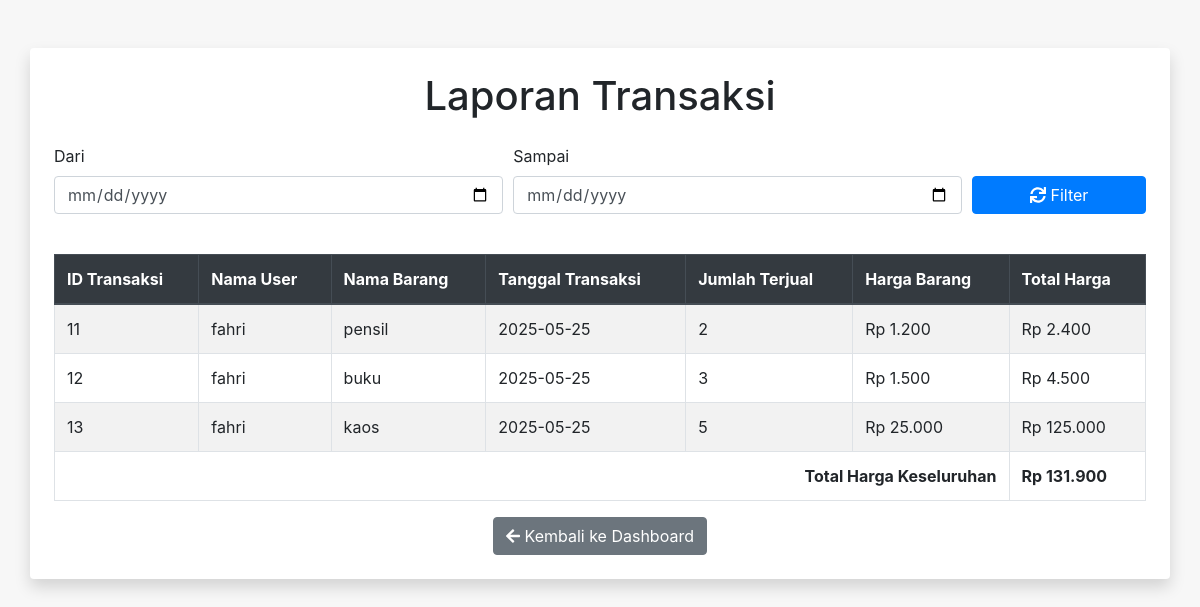
The app's page /laporan.php (signed in) with its own data.
### tables this page shows
CREATE TABLE `transaksi` (
  `id_transaksi` int(11) NOT NULL,
  `tgl_transaksi` date DEFAULT NULL,
  `jlh_terjual` int(11) DEFAULT NULL,
  `id_barang` int(11) DEFAULT NULL,
  `id_users` int(11) DEFAULT NULL
);

CREATE TABLE `users` (
  `id_users` int(11) NOT NULL,
  `username` varchar(50) NOT NULL,
  `password` varchar(255) NOT NULL,
  `nama_lengkap` varchar(100) DEFAULT NULL,
  `jenis_kelamin` enum('Laki - Laki','Perempuan','','') NOT NULL,
  `jabatan` varchar(50) DEFAULT NULL
);

CREATE TABLE `barang` (
  `id_barang` int(11) NOT NULL,
  `nama_barang` varchar(100) DEFAULT NULL,
  `harga_barang` int(11) DEFAULT NULL,
  `stok` int(11) DEFAULT NULL,
  `id_users` int(11) DEFAULT NULL
);

### laporan.php (the view, shortened to what this page needs)
<?php
include 'db.php';
$filter = '';
$tanggal_awal = '';
$tanggal_akhir = '';
$sql = "SELECT transaksi.id_transaksi, users.nama_lengkap, barang.nama_barang, transaksi.tgl_transaksi, transaksi.jlh_terjual, barang.harga_barang
        FROM transaksi
        JOIN users ON transaksi.id_users = users.id_users
        JOIN barang ON transaksi.id_barang = barang.id_barang
        $filter
        ORDER BY transaksi.tgl_transaksi ASC";
$result = $conn->query($sql);
?>
<!DOCTYPE html>
<html>
<head>
    <link rel="stylesheet" href="https://stackpath.bootstrapcdn.com/bootstrap/4.3.1/css/bootstrap.min.css">
</head>
<body style="background:#f7f7f7;">
<div class="container mt-5 bg-white p-4 rounded shadow">
    <h1 class="text-center mb-4">Laporan Transaksi</h1>
    <form method="POST" class="mb-4">
        <div class="form-row">
            <div class="form-group col-md-5">
                <label for="tanggal_awal">Dari</label>
                <input type="date" class="form-control" id="tanggal_awal" name="tanggal_awal" required
                       value="<?= htmlspecialchars($tanggal_awal) ?>">
            </div>
            <div class="form-group col-md-5">
                <label for="tanggal_akhir">Sampai</label>
                <input type="date" class="form-control" id="tanggal_akhir" name="tanggal_akhir" required
                       value="<?= htmlspecialchars($tanggal_akhir) ?>">
            </div>
            <div class="form-group col-md-2 align-self-end">
                <button type="submit" name="submit" class="btn btn-primary btn-block"><i class="fas fa-sync"></i> Filter</button>
            </div>
        </div>
    </form>
    <table class="table table-bordered table-striped">
        <thead class="thead-dark">
        <tr>
            <th>ID Transaksi</th>
            <th>Nama User</th>
            <th>Nama Barang</th>
            <th>Tanggal Transaksi</th>
            <th>Jumlah Terjual</th>
            <th>Harga Barang</th>
            <th>Total Harga</th>
        </tr>
        </thead>
        <tbody>
        <?php
        $totalKeseluruhan = 0;
        if ($result && $result->num_rows > 0):
            while ($row = $result->fetch_assoc()):
                $totalHarga = $row['harga_barang'] * $row['jlh_terjual'];
                $totalKeseluruhan += $totalHarga;
        ?>
            <tr>
                <td><?= $row['id_transaksi'] ?></td>
                <td><?= htmlspecialchars($row['nama_lengkap']) ?></td>
                <td><?= htmlspecialchars($row['nama_barang']) ?></td>
                <td><?= $row['tgl_transaksi'] ?></td>
                <td><?= $row['jlh_terjual'] ?></td>
                <td>Rp <?= number_format($row['harga_barang'], 0, ',', '.') ?></td>
                <td>Rp <?= number_format($totalHarga, 0, ',', '.') ?></td>
            </tr>
        <?php
            endwhile;
        else: ?>
            <tr><td colspan="7" class="text-center">Tidak ada data transaksi.</td></tr>
        <?php endif; ?>
        </tbody>
        <tfoot>
            <tr>
                <th colspan="6" class="text-right">Total Harga Keseluruhan</th>
                <th>Rp <?= number_format($totalKeseluruhan, 0, ',', '.') ?></th>
            </tr>
        </tfoot>
    </table>
    <div class="text-center mt-3">
        <a href="dashboard.php" class="btn btn-secondary"><i class="fas fa-arrow-left"></i> Kembali ke Dashboard</a>
    </div>
</div>
</body>
</html>

### records on screen
transaksi: id_transaksi "11", id_users.nama_lengkap "fahri", id_barang.nama_barang "pensil", tgl_transaksi "2025-05-25", jlh_terjual "2", id_barang.harga_barang "1.200", totalHarga "2.400"
transaksi: id_transaksi "12", id_users.nama_lengkap "fahri", id_barang.nama_barang "buku", tgl_transaksi "2025-05-25", jlh_terjual "3", id_barang.harga_barang "1.500", totalHarga "4.500"
transaksi: id_transaksi "13", id_users.nama_lengkap "fahri", id_barang.nama_barang "kaos", tgl_transaksi "2025-05-25", jlh_terjual "5", id_barang.harga_barang "25.000", totalHarga "125.000"

### other values on screen
$totalKeseluruhan "131.900"
